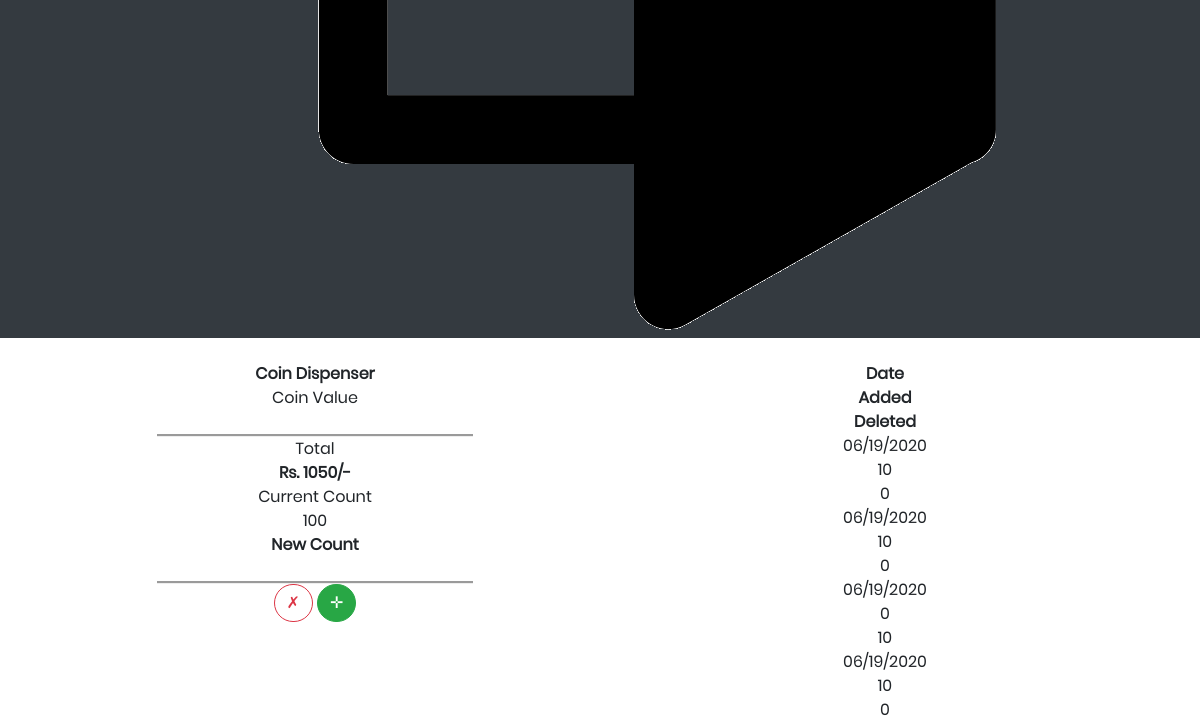
Page /coin_dispenser/ (signed in, lower part) on the earlier database version.
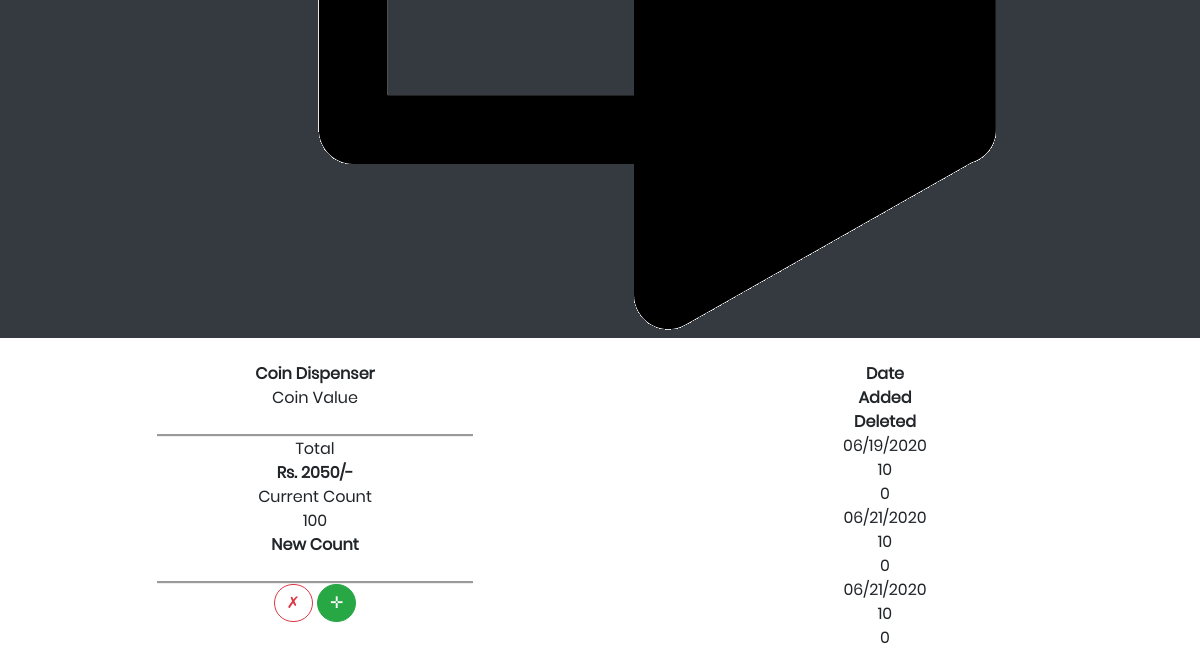
Same page on the later database version.
### store/models.py (models this page shows)
class CoinDispenser(models.Model):
    value=models.IntegerField(default=0)
    count=models.IntegerField(default=0)
    total=models.IntegerField(default=0)
    added=models.IntegerField(default=0)
    deleted=models.IntegerField(default=0)
    date_added=models.DateTimeField(auto_now_add=True)

### store/coin_dispenser.py (the view, shortened to what this page needs)
# urls.py: path('coin_dispenser/',coin_dispenser.coin_dispenser, name="coin_dispenser"),
@login_required(login_url='signin')
def coin_dispenser(request):
    coins = CoinDispenser.objects.all().order_by('date_added')
    context = {}
    try:
        coin = CoinDispenser.objects.latest('date_added')
        total = coin.total
        count = coin.count
        context = {'coins':coins, 'total':total, 'count':count}
    except:
        context = {'coins':coins}
        pass
    return render(request, 'controls/coin_dispenser.html', context)

### store/templates/controls/coin_dispenser.html (shortened to what this page needs)
{% extends 'controls/main.html' %}
{% load static %}
{% block content %}
<center>
	<div class="row">
		<div class="col-sm">
			<div class="box-element">
				<center>
					<strong>Coin Dispenser</strong>
				</center>
				<form id="form" method="POST" action="" enctype="multipart/form-data">
					<div class="cart-row">
						<div style="flex:1">Coin Value</div>
						<div style="flex:1"><input type="number" name="value" id="value" class="inputStyle" required /></div>
					</div>
					<div class="cart-row">
						<div style="flex:1">Total</div>
						<div style="flex:1"><strong>Rs. {{total}}/-</strong></div>
					</div>
					<div class="cart-row">
						<div style="flex:1">Current Count</div>
						<div style="flex:1">{{count}}</div>
					</div>
					<div class="cart-row">
						<div style="flex:1"><strong>New Count</strong></div>
						<div style="flex:1"><input type="number" name="count" id="count" class="inputStyle" required /></div>
					</div>
					<center>
						<button type="button" style="border-radius: 25px;" class="btn btn-outline-danger" onClick="removeCoin()">&#10007;</button>
						<button type="submit" style="border-radius: 25px;" class="btn btn-success">&#10011;</button>
					</center>
				</form>
			</div>
		</div>
		<div class="col-sm">
		<center>
			<div class="box-element">
				<div class="cart-row">
					<div style="flex:1"><strong>Date</strong></div>
					<div style="flex:1"><strong>Added</strong></div>
					<div style="flex:1"><strong>Deleted</strong></div>
				</div>
				{% for coin in coins %}
				<div class="cart-row">
					<div style="flex:1">{{coin.date_added|date:"SHORT_DATE_FORMAT"}}</div>
					<div style="flex:1">{{coin.added}}</div>
					<div style="flex:1">{{coin.deleted}}</div>
				</div>
				{% endfor %}
			</div>
		</center>
		</div>
	</div>
</center>
{% endblock content %}

### store/templates/controls/main.html (shortened to what this page needs)
{% load static %}
<html>
<head>
	<link rel="stylesheet" href="https://stackpath.bootstrapcdn.com/bootstrap/4.5.0/css/bootstrap.min.css">
	<link rel="stylesheet" type="text/css" href="{% static 'css/main.css' %}">
</head>
<body>
	<nav class="navbar navbar-dark bg-dark">
		<div class="form-inline my-2 my-lg-0">
			<a href="{% url 'signout' %}">
				<img id="cart-icon" src="{% static 'images/nav/sign-out.png' %}">
			</a>
		</div>
	</nav>
	<div class="container">
		<br>
		{% block content %}
		{% endblock content %}
	</div>
</body>
</html>

### static/utils/signin/css/main.css (style rules this page uses)
* { margin: 0px; padding: 0px; box-sizing: border-box; }
body, html { height: 100%; font-family: Poppins-Regular, sans-serif; }
a { font-family: Poppins-Regular; font-size: 14px; line-height: 1.7; color: #666666; margin: 0px; transition: all 0.4s; -webkit-transition: all 0.4s; -o-transition: all 0.4s; -moz-transition: all 0.4s; }
input { outline: none; border: none; }
button { outline: none !important; border: none; background: transparent; }

### store/templates/controls/coin_dispenser.html (style rules this page uses)
input::placeholder { text-align: center; }
.inputStyle { border-top-style: hidden; border-right-style: hidden; border-left-style: hidden; border-bottom-style: groove; }

Differences in the rows shown:
removed CoinDispenser: date_added "06/19/2020", added "10", deleted "0"
removed CoinDispenser: date_added "06/19/2020", added "0", deleted "10"
removed CoinDispenser: date_added "06/19/2020", added "10", deleted "0"
added CoinDispenser: date_added "06/21/2020", added "10", deleted "0"
added CoinDispenser: date_added "06/21/2020", added "10", deleted "0"
Other differences:
{{ total }}: "1050" → "2050"
